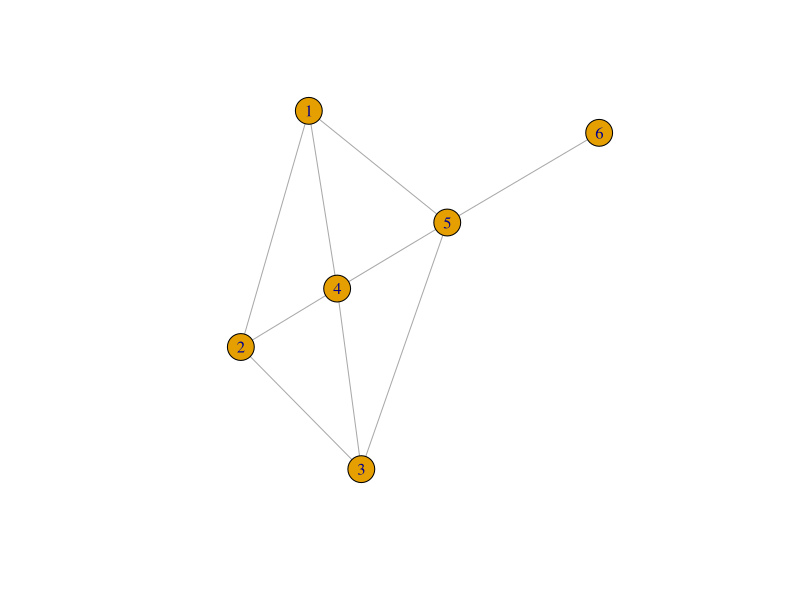

Source code (R):
## ---- chunk 1
require('pracma')
## ---- chunk 2
(A = rbind(c(1, 2, 0, 2, 0, -1),c(1, 2, 1, 1, 0, -2),
           c(2, 4, -2, 6, 1, 2),c(1, 2,  0, 2, -1, -3 )))
## ---- chunk 3
(A = cbind(c(5,4,3,1,2),c(4,4,3,1,2),c(1,1,1,1,1),diag(5)))
## ---- chunk 4
A = rbind(c( 0 , 1 , 0 , 1 , 1 ,0), c(1 , 0 , 1 , 1 , 0, 0 ),c( 0 , 1 , 0 , 1 , 1, 0 ),
  c( 1 , 1 , 1 , 0 , 1, 0 ),c( 1 , 0 , 1 , 1 , 0, 1 ), c(0, 0, 0, 0, 1, 0))
A
## ---- chunk 5
suppressPackageStartupMessages(library(igraph))
g=graph_from_adjacency_matrix(A,mode='undirected')
V(g)$label = c(1,2,3,4,5,6)
plot(g)
